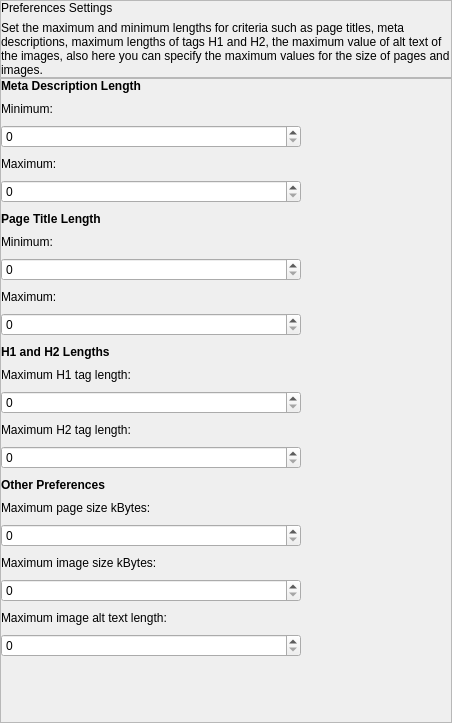
<?xml version="1.0" encoding="UTF-8"?>
<ui version="4.0">
 <class>PreferencesSettingsWidget</class>
 <widget class="QWidget" name="PreferencesSettingsWidget">
  <property name="geometry">
   <rect>
    <x>0</x>
    <y>0</y>
    <width>452</width>
    <height>723</height>
   </rect>
  </property>
  <property name="windowTitle">
   <string>Preferences Settings</string>
  </property>
  <layout class="QVBoxLayout" name="verticalLayout_4">
   <property name="spacing">
    <number>0</number>
   </property>
   <property name="leftMargin">
    <number>0</number>
   </property>
   <property name="topMargin">
    <number>0</number>
   </property>
   <property name="rightMargin">
    <number>0</number>
   </property>
   <property name="bottomMargin">
    <number>0</number>
   </property>
   <item>
    <widget class="QFrame" name="headerFrame">
     <property name="minimumSize">
      <size>
       <width>0</width>
       <height>0</height>
      </size>
     </property>
     <property name="maximumSize">
      <size>
       <width>16777215</width>
       <height>16777215</height>
      </size>
     </property>
     <property name="frameShape">
      <enum>QFrame::StyledPanel</enum>
     </property>
     <property name="frameShadow">
      <enum>QFrame::Raised</enum>
     </property>
     <layout class="QVBoxLayout" name="verticalLayout_3">
      <property name="leftMargin">
       <number>0</number>
      </property>
      <property name="topMargin">
       <number>0</number>
      </property>
      <property name="rightMargin">
       <number>0</number>
      </property>
      <property name="bottomMargin">
       <number>0</number>
      </property>
      <item>
       <layout class="QVBoxLayout" name="verticalLayout_2">
        <item>
         <widget class="QLabel" name="headerName">
          <property name="text">
           <string>Preferences Settings</string>
          </property>
         </widget>
        </item>
        <item>
         <widget class="QLabel" name="text">
          <property name="text">
           <string>Set the maximum and minimum lengths for criteria such as page titles, meta descriptions, maximum lengths of tags H1 and H2, the maximum value of alt text of the images, also here you can specify the maximum values for the size of pages and images.</string>
          </property>
          <property name="wordWrap">
           <bool>true</bool>
          </property>
         </widget>
        </item>
       </layout>
      </item>
     </layout>
    </widget>
   </item>
   <item>
    <widget class="QFrame" name="settingsFrame">
     <property name="frameShape">
      <enum>QFrame::StyledPanel</enum>
     </property>
     <property name="frameShadow">
      <enum>QFrame::Raised</enum>
     </property>
     <layout class="QVBoxLayout" name="verticalLayout">
      <property name="leftMargin">
       <number>0</number>
      </property>
      <property name="topMargin">
       <number>0</number>
      </property>
      <property name="rightMargin">
       <number>0</number>
      </property>
      <property name="bottomMargin">
       <number>0</number>
      </property>
      <item>
       <layout class="QGridLayout" name="gridLayout">
        <property name="leftMargin">
         <number>0</number>
        </property>
        <property name="topMargin">
         <number>0</number>
        </property>
        <property name="rightMargin">
         <number>0</number>
        </property>
        <property name="bottomMargin">
         <number>0</number>
        </property>
        <property name="verticalSpacing">
         <number>9</number>
        </property>
        <item row="20" column="0" colspan="2">
         <widget class="QLabel" name="label_11">
          <property name="text">
           <string>Maximum image size kBytes:</string>
          </property>
         </widget>
        </item>
        <item row="17" column="0" colspan="2">
         <widget class="QLabel" name="label_2">
          <property name="font">
           <font>
            <weight>75</weight>
            <bold>true</bold>
           </font>
          </property>
          <property name="text">
           <string>Other Preferences</string>
          </property>
         </widget>
        </item>
        <item row="22" column="0" colspan="2">
         <widget class="QLabel" name="label_12">
          <property name="text">
           <string>Maximum image alt text length:</string>
          </property>
         </widget>
        </item>
        <item row="0" column="0" colspan="2">
         <widget class="QLabel" name="label">
          <property name="font">
           <font>
            <weight>75</weight>
            <bold>true</bold>
           </font>
          </property>
          <property name="text">
           <string>Meta Description Length</string>
          </property>
         </widget>
        </item>
        <item row="19" column="0" colspan="2">
         <widget class="QSpinBox" name="spinBox_7">
          <property name="sizePolicy">
           <sizepolicy hsizetype="Preferred" vsizetype="Preferred">
            <horstretch>0</horstretch>
            <verstretch>0</verstretch>
           </sizepolicy>
          </property>
          <property name="minimumSize">
           <size>
            <width>50</width>
            <height>0</height>
           </size>
          </property>
          <property name="maximum">
           <number>300</number>
          </property>
          <property name="controlKey" stdset="0">
           <string notr="true">maxPageSize</string>
          </property>
         </widget>
        </item>
        <item row="11" column="0" colspan="2">
         <widget class="QSpinBox" name="spinBox_10">
          <property name="sizePolicy">
           <sizepolicy hsizetype="Preferred" vsizetype="Preferred">
            <horstretch>0</horstretch>
            <verstretch>0</verstretch>
           </sizepolicy>
          </property>
          <property name="minimumSize">
           <size>
            <width>50</width>
            <height>0</height>
           </size>
          </property>
          <property name="maximum">
           <number>300</number>
          </property>
          <property name="controlKey" stdset="0">
           <string notr="true">maxTitleLength</string>
          </property>
         </widget>
        </item>
        <item row="9" column="0" colspan="2">
         <widget class="QSpinBox" name="spinBox_9">
          <property name="sizePolicy">
           <sizepolicy hsizetype="Preferred" vsizetype="Preferred">
            <horstretch>0</horstretch>
            <verstretch>0</verstretch>
           </sizepolicy>
          </property>
          <property name="minimumSize">
           <size>
            <width>50</width>
            <height>0</height>
           </size>
          </property>
          <property name="maximum">
           <number>300</number>
          </property>
          <property name="controlKey" stdset="0">
           <string notr="true">minTitleLength</string>
          </property>
         </widget>
        </item>
        <item row="4" column="0" rowspan="3" colspan="2">
         <widget class="QSpinBox" name="spinBox_8">
          <property name="sizePolicy">
           <sizepolicy hsizetype="Preferred" vsizetype="Preferred">
            <horstretch>0</horstretch>
            <verstretch>0</verstretch>
           </sizepolicy>
          </property>
          <property name="minimumSize">
           <size>
            <width>50</width>
            <height>0</height>
           </size>
          </property>
          <property name="maximum">
           <number>300</number>
          </property>
          <property name="controlKey" stdset="0">
           <string notr="true">maxDescriptionLength</string>
          </property>
         </widget>
        </item>
        <item row="1" column="0" colspan="2">
         <widget class="QLabel" name="label_4">
          <property name="text">
           <string>Minimum:</string>
          </property>
         </widget>
        </item>
        <item row="15" column="0" colspan="2">
         <widget class="QLabel" name="label_14">
          <property name="text">
           <string>Maximum H2 tag length:</string>
          </property>
         </widget>
        </item>
        <item row="24" column="0" rowspan="5" colspan="2">
         <spacer name="horizontalSpacer_2">
          <property name="orientation">
           <enum>Qt::Horizontal</enum>
          </property>
          <property name="sizeType">
           <enum>QSizePolicy::Fixed</enum>
          </property>
          <property name="sizeHint" stdset="0">
           <size>
            <width>300</width>
            <height>20</height>
           </size>
          </property>
         </spacer>
        </item>
        <item row="23" column="0" colspan="2">
         <widget class="QSpinBox" name="spinBox_2">
          <property name="sizePolicy">
           <sizepolicy hsizetype="Preferred" vsizetype="Preferred">
            <horstretch>0</horstretch>
            <verstretch>0</verstretch>
           </sizepolicy>
          </property>
          <property name="minimumSize">
           <size>
            <width>50</width>
            <height>0</height>
           </size>
          </property>
          <property name="maximum">
           <number>300</number>
          </property>
          <property name="controlKey" stdset="0">
           <string notr="true">maxImageAltTextChars</string>
          </property>
         </widget>
        </item>
        <item row="16" column="0" colspan="2">
         <widget class="QSpinBox" name="spinBox_5">
          <property name="sizePolicy">
           <sizepolicy hsizetype="Preferred" vsizetype="Preferred">
            <horstretch>0</horstretch>
            <verstretch>0</verstretch>
           </sizepolicy>
          </property>
          <property name="minimumSize">
           <size>
            <width>50</width>
            <height>0</height>
           </size>
          </property>
          <property name="maximum">
           <number>300</number>
          </property>
          <property name="controlKey" stdset="0">
           <string notr="true">maxH2LengthChars</string>
          </property>
         </widget>
        </item>
        <item row="13" column="0" colspan="2">
         <widget class="QLabel" name="label_13">
          <property name="text">
           <string>Maximum H1 tag length:</string>
          </property>
         </widget>
        </item>
        <item row="12" column="0" colspan="2">
         <widget class="QLabel" name="label_3">
          <property name="font">
           <font>
            <weight>75</weight>
            <bold>true</bold>
           </font>
          </property>
          <property name="text">
           <string>H1 and H2 Lengths</string>
          </property>
         </widget>
        </item>
        <item row="14" column="0" colspan="2">
         <widget class="QSpinBox" name="spinBox">
          <property name="sizePolicy">
           <sizepolicy hsizetype="Preferred" vsizetype="Preferred">
            <horstretch>0</horstretch>
            <verstretch>0</verstretch>
           </sizepolicy>
          </property>
          <property name="minimumSize">
           <size>
            <width>50</width>
            <height>0</height>
           </size>
          </property>
          <property name="maximum">
           <number>300</number>
          </property>
          <property name="controlKey" stdset="0">
           <string notr="true">maxH1LengthChars</string>
          </property>
         </widget>
        </item>
        <item row="29" column="0" colspan="2">
         <spacer name="verticalSpacer">
          <property name="orientation">
           <enum>Qt::Vertical</enum>
          </property>
          <property name="sizeHint" stdset="0">
           <size>
            <width>20</width>
            <height>40</height>
           </size>
          </property>
         </spacer>
        </item>
        <item row="21" column="0" colspan="2">
         <widget class="QSpinBox" name="spinBox_6">
          <property name="sizePolicy">
           <sizepolicy hsizetype="Preferred" vsizetype="Preferred">
            <horstretch>0</horstretch>
            <verstretch>0</verstretch>
           </sizepolicy>
          </property>
          <property name="minimumSize">
           <size>
            <width>50</width>
            <height>0</height>
           </size>
          </property>
          <property name="maximum">
           <number>300</number>
          </property>
          <property name="controlKey" stdset="0">
           <string notr="true">maxImageSize</string>
          </property>
         </widget>
        </item>
        <item row="10" column="0" colspan="2">
         <widget class="QLabel" name="label_15">
          <property name="text">
           <string>Maximum:</string>
          </property>
         </widget>
        </item>
        <item row="18" column="0" colspan="2">
         <widget class="QLabel" name="label_16">
          <property name="text">
           <string>Maximum page size kBytes:</string>
          </property>
         </widget>
        </item>
        <item row="8" column="0" colspan="2">
         <widget class="QLabel" name="label_6">
          <property name="text">
           <string>Minimum:</string>
          </property>
         </widget>
        </item>
        <item row="7" column="0" colspan="2">
         <widget class="QLabel" name="label_5">
          <property name="font">
           <font>
            <weight>75</weight>
            <bold>true</bold>
           </font>
          </property>
          <property name="text">
           <string>Page Title Length</string>
          </property>
         </widget>
        </item>
        <item row="2" column="2">
         <spacer name="horizontalSpacer">
          <property name="orientation">
           <enum>Qt::Horizontal</enum>
          </property>
          <property name="sizeHint" stdset="0">
           <size>
            <width>40</width>
            <height>20</height>
           </size>
          </property>
         </spacer>
        </item>
        <item row="2" column="0" colspan="2">
         <widget class="QSpinBox" name="spinBox_4">
          <property name="sizePolicy">
           <sizepolicy hsizetype="Preferred" vsizetype="Preferred">
            <horstretch>0</horstretch>
            <verstretch>0</verstretch>
           </sizepolicy>
          </property>
          <property name="minimumSize">
           <size>
            <width>50</width>
            <height>0</height>
           </size>
          </property>
          <property name="maximum">
           <number>300</number>
          </property>
          <property name="controlKey" stdset="0">
           <string notr="true">minDescriptionLength</string>
          </property>
         </widget>
        </item>
        <item row="3" column="0" colspan="2">
         <widget class="QLabel" name="label_8">
          <property name="text">
           <string>Maximum:</string>
          </property>
         </widget>
        </item>
       </layout>
      </item>
     </layout>
    </widget>
   </item>
  </layout>
 </widget>
 <resources/>
 <connections/>
</ui>
